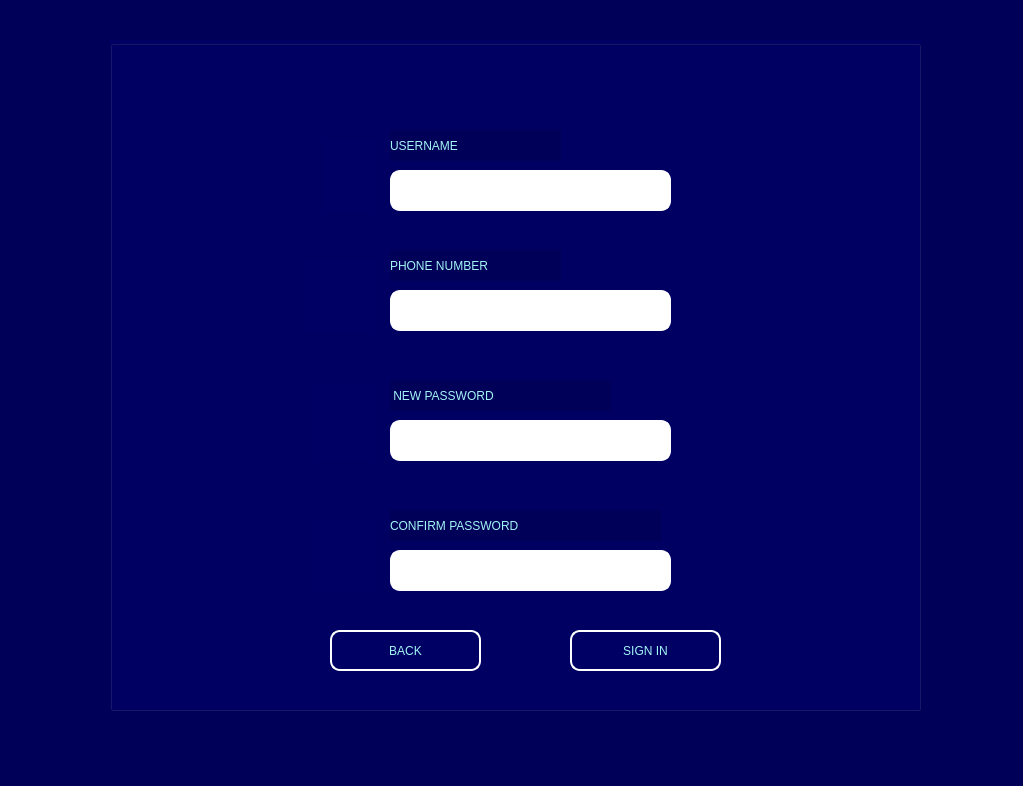
<?xml version="1.0" encoding="UTF-8"?>
<ui version="4.0">
 <class>signin_page</class>
 <widget class="QMainWindow" name="signin_page">
  <property name="geometry">
   <rect>
    <x>0</x>
    <y>0</y>
    <width>1023</width>
    <height>786</height>
   </rect>
  </property>
  <property name="windowTitle">
   <string>MainWindow</string>
  </property>
  <property name="styleSheet">
   <string notr="true">color: rgb(163, 245, 245);
background-color: rgb(0, 0, 88);
background-color: rgb(0, 0, 88);</string>
  </property>
  <widget class="QWidget" name="centralwidget">
   <widget class="QGroupBox" name="groupBox">
    <property name="geometry">
     <rect>
      <x>110</x>
      <y>40</y>
      <width>811</width>
      <height>671</height>
     </rect>
    </property>
    <property name="styleSheet">
     <string notr="true">background-color: rgb(0, 0, 100);</string>
    </property>
    <property name="title">
     <string/>
    </property>
    <widget class="QLabel" name="label">
     <property name="geometry">
      <rect>
       <x>280</x>
       <y>90</y>
       <width>171</width>
       <height>31</height>
      </rect>
     </property>
     <property name="styleSheet">
      <string notr="true">background-color: rgb(0, 0, 88);
border-color: rgb(255, 255, 255);
font: 75 12pt &quot;MS Sans Serif&quot;;</string>
     </property>
     <property name="text">
      <string>USERNAME</string>
     </property>
    </widget>
    <widget class="QLabel" name="label_3">
     <property name="geometry">
      <rect>
       <x>280</x>
       <y>470</y>
       <width>271</width>
       <height>31</height>
      </rect>
     </property>
     <property name="styleSheet">
      <string notr="true">background-color: rgb(0, 0, 88);
border-color: rgb(255, 255, 255);
font: 75 12pt &quot;MS Sans Serif&quot;;


</string>
     </property>
     <property name="text">
      <string>CONFIRM PASSWORD</string>
     </property>
    </widget>
    <widget class="QLineEdit" name="username">
     <property name="geometry">
      <rect>
       <x>280</x>
       <y>130</y>
       <width>281</width>
       <height>41</height>
      </rect>
     </property>
     <property name="styleSheet">
      <string notr="true">font: 75 12pt &quot;MS Sans Serif&quot;;
color: rgb(0, 0, 0);
background-color: rgb(255, 255, 255);
border-color: rgb(255, 255, 255);
border-width:2px;
border-radius:10px;
border-style:outset</string>
     </property>
    </widget>
    <widget class="QLineEdit" name="confirm_password">
     <property name="geometry">
      <rect>
       <x>280</x>
       <y>510</y>
       <width>281</width>
       <height>41</height>
      </rect>
     </property>
     <property name="styleSheet">
      <string notr="true">font: 75 12pt &quot;MS Sans Serif&quot;;
color: rgb(0, 0, 0);
background-color: rgb(255, 255, 255);
border-color: rgb(255, 255, 255);
border-width:2px;
border-radius:10px;
border-style:outset</string>
     </property>
    </widget>
    <widget class="QLabel" name="label_2">
     <property name="geometry">
      <rect>
       <x>280</x>
       <y>340</y>
       <width>221</width>
       <height>31</height>
      </rect>
     </property>
     <property name="styleSheet">
      <string notr="true">background-color: rgb(0, 0, 88);
border-color: rgb(255, 255, 255);

font: 75 12pt &quot;MS Sans Serif&quot;;
</string>
     </property>
     <property name="text">
      <string> NEW PASSWORD</string>
     </property>
    </widget>
    <widget class="QLineEdit" name="new_password">
     <property name="geometry">
      <rect>
       <x>280</x>
       <y>380</y>
       <width>281</width>
       <height>41</height>
      </rect>
     </property>
     <property name="styleSheet">
      <string notr="true">font: 75 12pt &quot;MS Sans Serif&quot;;
color: rgb(0, 0, 0);
background-color: rgb(255, 255, 255);
border-color: rgb(255, 255, 255);
border-width:2px;
border-radius:10px;
border-style:outset</string>
     </property>
    </widget>
    <widget class="QLabel" name="label_5">
     <property name="geometry">
      <rect>
       <x>280</x>
       <y>210</y>
       <width>171</width>
       <height>31</height>
      </rect>
     </property>
     <property name="styleSheet">
      <string notr="true">background-color: rgb(0, 0, 88);
border-color: rgb(255, 255, 255);

font: 75 12pt &quot;MS Sans Serif&quot;;</string>
     </property>
     <property name="text">
      <string>PHONE NUMBER</string>
     </property>
    </widget>
    <widget class="QLineEdit" name="phoneno">
     <property name="geometry">
      <rect>
       <x>280</x>
       <y>250</y>
       <width>281</width>
       <height>41</height>
      </rect>
     </property>
     <property name="styleSheet">
      <string notr="true">font: 75 12pt &quot;MS Shell Dlg 2&quot;;
color: rgb(0, 0, 0);
background-color: rgb(255, 255, 255);
border-color: rgb(255, 255, 255);
border-width:2px;
border-radius:10px;
border-style:outset</string>
     </property>
    </widget>
    <widget class="QPushButton" name="signin_button">
     <property name="geometry">
      <rect>
       <x>460</x>
       <y>590</y>
       <width>151</width>
       <height>41</height>
      </rect>
     </property>
     <property name="styleSheet">
      <string notr="true">font: 14pt &quot;MS Sans Serif&quot;;
border-color: rgb(255, 255, 255);
border-width:2px;
border-radius:10px;
border-style:outset</string>
     </property>
     <property name="text">
      <string>SIGN IN</string>
     </property>
    </widget>
    <widget class="QLabel" name="label_6">
     <property name="geometry">
      <rect>
       <x>214</x>
       <y>100</y>
       <width>51</width>
       <height>71</height>
      </rect>
     </property>
     <property name="text">
      <string/>
     </property>
     <property name="pixmap">
      <pixmap>username_img.png</pixmap>
     </property>
     <property name="scaledContents">
      <bool>true</bool>
     </property>
    </widget>
    <widget class="QLabel" name="label_7">
     <property name="geometry">
      <rect>
       <x>194</x>
       <y>220</y>
       <width>71</width>
       <height>71</height>
      </rect>
     </property>
     <property name="text">
      <string/>
     </property>
     <property name="pixmap">
      <pixmap>Phone-Icon_img.png</pixmap>
     </property>
     <property name="scaledContents">
      <bool>true</bool>
     </property>
    </widget>
    <widget class="QLabel" name="label_8">
     <property name="geometry">
      <rect>
       <x>204</x>
       <y>350</y>
       <width>61</width>
       <height>71</height>
      </rect>
     </property>
     <property name="text">
      <string/>
     </property>
     <property name="pixmap">
      <pixmap>password_img.png</pixmap>
     </property>
     <property name="scaledContents">
      <bool>true</bool>
     </property>
    </widget>
    <widget class="QLabel" name="label_9">
     <property name="geometry">
      <rect>
       <x>204</x>
       <y>480</y>
       <width>61</width>
       <height>71</height>
      </rect>
     </property>
     <property name="text">
      <string/>
     </property>
     <property name="pixmap">
      <pixmap>password_img.png</pixmap>
     </property>
     <property name="scaledContents">
      <bool>true</bool>
     </property>
    </widget>
    <widget class="QPushButton" name="signin_button_2">
     <property name="geometry">
      <rect>
       <x>220</x>
       <y>590</y>
       <width>151</width>
       <height>41</height>
      </rect>
     </property>
     <property name="styleSheet">
      <string notr="true">font: 14pt &quot;MS Sans Serif&quot;;
border-color: rgb(255, 255, 255);
border-width:2px;
border-radius:10px;
border-style:outset</string>
     </property>
     <property name="text">
      <string>BACK</string>
     </property>
    </widget>
   </widget>
  </widget>
  <widget class="QStatusBar" name="statusbar"/>
 </widget>
 <resources/>
 <connections/>
</ui>
